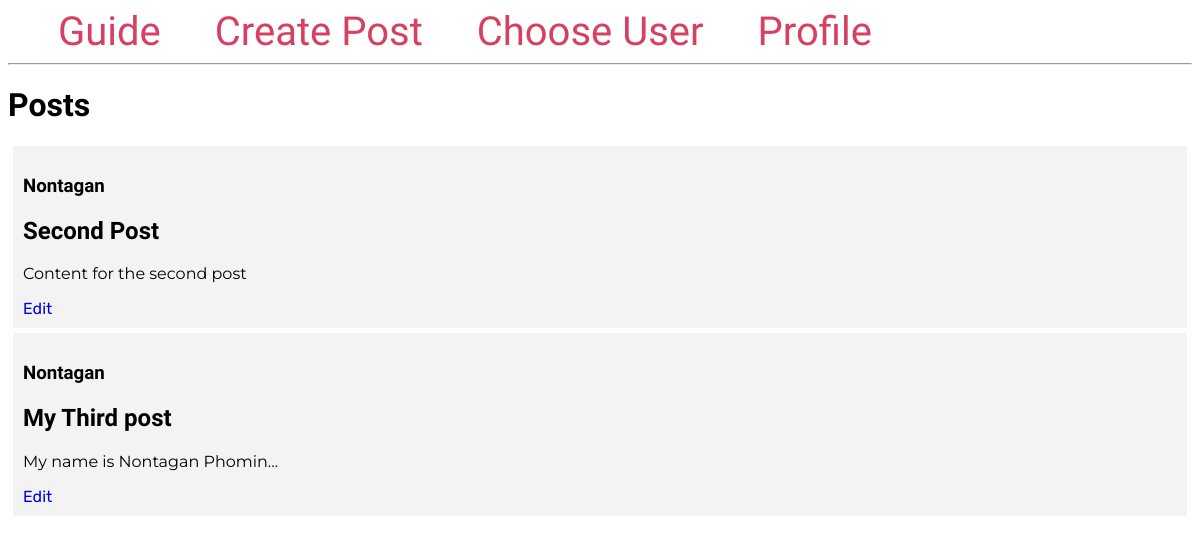
Before: / with the older database file.
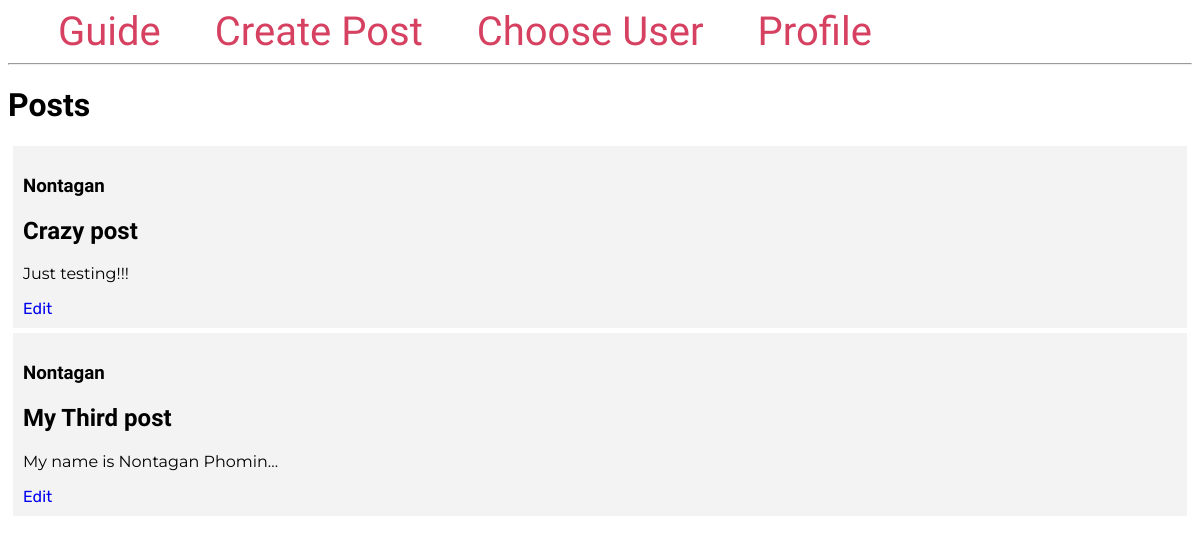
After: the same page with the newer database file.
### tables this page shows
CREATE TABLE user (
  id INTEGER PRIMARY KEY AUTOINCREMENT ,
  firstname TEXT NOT NULL,
  lastname TEXT NOT NULL,
  age INTEGER,
  country TEXT
);

CREATE TABLE posts (
    id INTEGER PRIMARY KEY AUTOINCREMENT,
    byUser INTEGER
    created TIMESTAMP NOT NULL DEFAULT CURRENT_TIMESTAMP,
    title TEXT NOT NULL,
    content TEXT NOT NULL,
    FOREIGN KEY(byUser) REFERENCES user(id)
);

### app.py (the view)
@app.route('/')
def index():
    global user_id
    conn = get_db_connection()
    posts = conn.execute('SELECT * FROM posts WHERE NOT byUser = ?', (user_id,)).fetchall()
    user = conn.execute('SELECT * FROM user, posts WHERE NOT user.id = ? AND user.id = posts.byUser', (user_id,)).fetchone()
    conn.close()
    return render_template('index.html', user=user, posts=posts)

### app.py (called while the page is built)
def get_db_connection():
    conn = sqlite3.connect('database.db')
    conn.row_factory = sqlite3.Row
    return conn

### templates/index.html (shortened to what this page needs)
{% extends 'base.html' %}
{% block content %}
    <h1>{% block title %} Posts {% endblock %}</h1>
    {% for post in posts %}
        <div class='post'>
            <h3>{{ user['firstname'] }}</h3>
            <h2>{{ post['title'] }}</h2>
            <p>{{ post['content'] }}</p>
            <a href="{{ url_for('edit', id=post['id']) }}">Edit</a>
        </div>
    {% endfor %}
{% endblock %}

### templates/base.html (shortened to what this page needs)
<!DOCTYPE html>
<html lang="en">
<head>
</head>
<body>
<nav>
    <a href="{{ url_for('index') }}">Guide</a>
    <a href="{{ url_for('create') }}">Create Post</a>
    <a href="{{ url_for('user') }}">Choose User</a>
    <a href="{{ url_for('profile') }}">Profile</a>
</nav>
<hr>
<div class="content">
    {% block content %} {% endblock %}
</div>
</body>
</html>

### templates/base.html (style rules this page uses)
.post { padding: 10px; margin: 5px; background-color: #f3f3f3 }
nav a { color: #d64161; font-size: 2.5em; margin-left: 50px; text-decoration: none; font-family: 'Onest', sans-serif; }
h1, h2, h3 { font-family: 'Lexend', sans-serif; }
p { font-family: 'Montserrat', sans-serif; }
a { font-family: 'Rubik', sans-serif; text-decoration: none; }

Changed rows visible on the page:
changed posts: title "Second Post" → "Crazy post"; content "Content for the second post" → "Just testing!!!"
